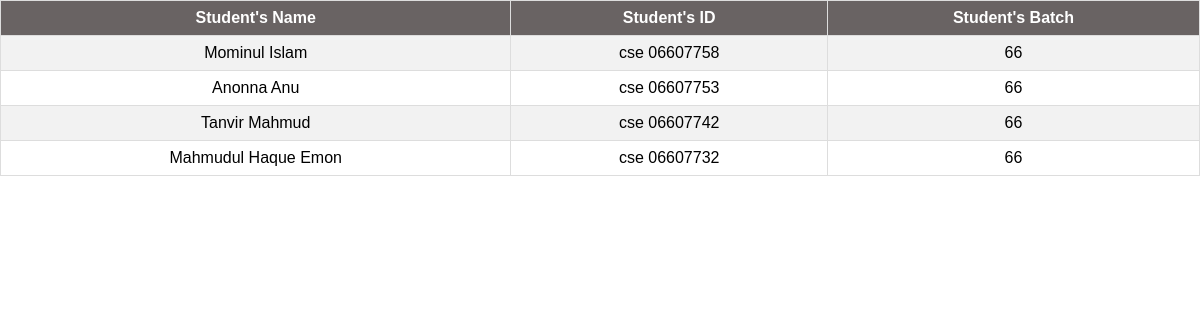
Screenshot of /home/student with the database file from the repository.
### main/models.py (models this page shows)
class Students(models.Model):
    student_name = models.CharField(max_length=50)
    student_id = models.CharField(max_length=30)
    student_batch = models.IntegerField()

### main/views.py (the view)
# urls.py: path('student', views.student_info, name='students'),
def student_info(request):
    pupils = Students.objects.all()
    dictionaries = {
        "students": pupils,
    }
    return render(request, 'main/student.html', context=dictionaries)

### templates/main/student.html (shortened to what this page needs)
<!DOCTYPE html>
{% load static %}
<html lang="en">
<head>
    <link rel="stylesheet" href="{% static 'main/student.css' %}" />
</head>
<body>
    {% if students %}
    <table>
        <tr>
            <th class="tb">Student's Name</th>
            <th class="tb">Student's ID</th>
            <th class="tb">Student's Batch</th>
        </tr>
        {% for each in students %}
        <tr>
            <td class="tb">{{each.student_name}}</td>
            <td class="tb">{{each.student_id}}</td>
            <td class="tb">{{each.student_batch}}</td>
        </tr>
        {% endfor %}
    </table>
    {% else %}
    <h3>Database Empty</h3>
    {% endif %}
</body>
</html>

### static/main/student.css (style rules this page uses)
* { padding: 0; margin: 0; box-sizing: border-box; }
table { font-family: Arial, sans-serif; border-collapse: collapse; width: 100%; }
td, th { border: 1px solid #ddd; padding: 8px; text-align: center; }
th { background-color: #696363; text-align: center; color: white; }
tr:nth-child(even) { background-color: #f2f2f2; }

### rows the page displays
Students: student_name "Mominul Islam", student_id "cse 06607758", student_batch "66"
Students: student_name "Anonna Anu", student_id "cse 06607753", student_batch "66"
Students: student_name "Tanvir Mahmud", student_id "cse 06607742", student_batch "66"
Students: student_name "Mahmudul Haque Emon", student_id "cse 06607732", student_batch "66"
